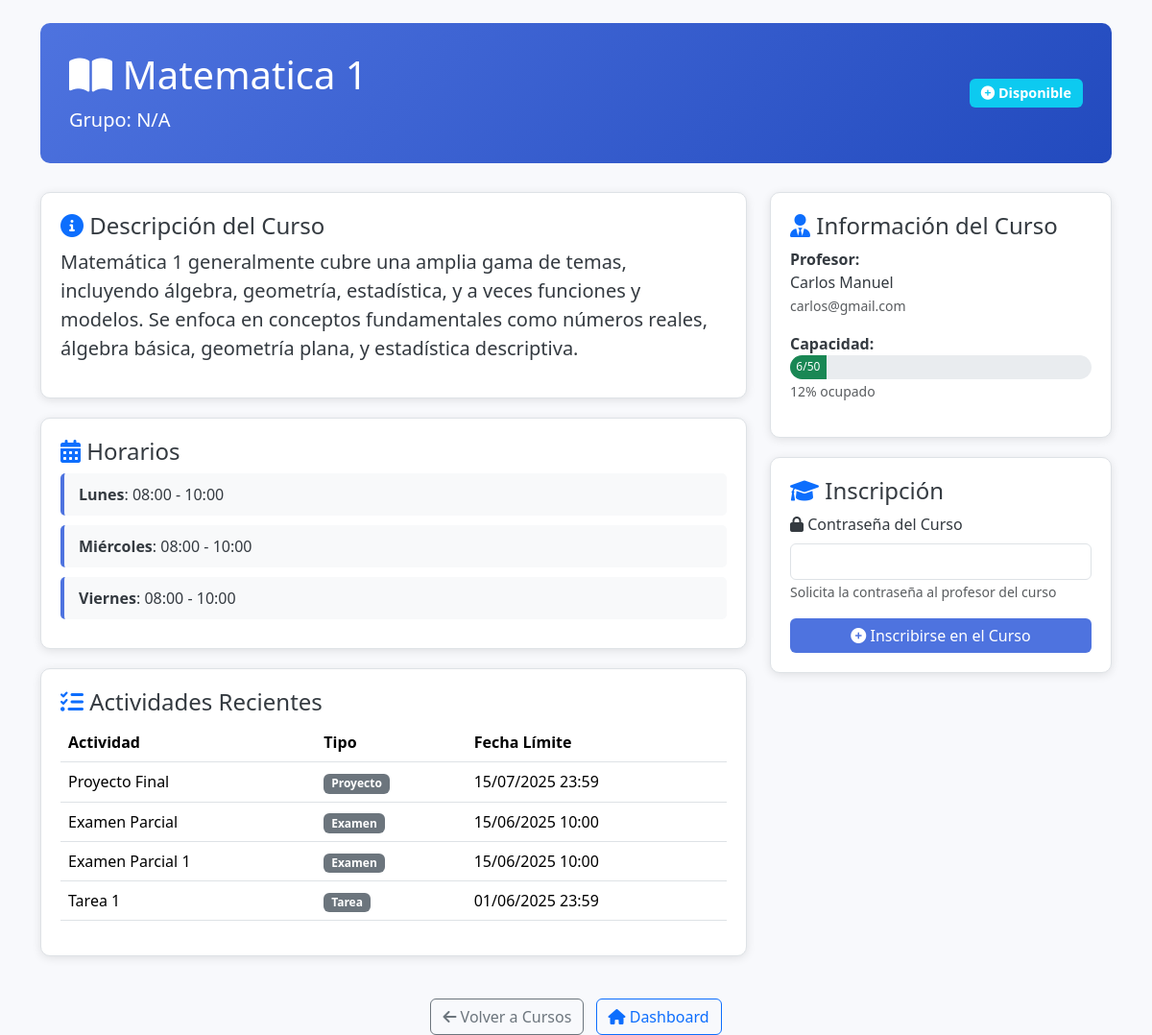
/stint/cursos/ver_curso.php?id=1 (signed in), run on the app's committed database.
### tables this page shows
CREATE TABLE `cursos` (
  `id_curso` int(11) NOT NULL AUTO_INCREMENT,
  `nombre_curso` varchar(100) NOT NULL,
  `descripcion` text DEFAULT NULL,
  `id_docente` int(11) NOT NULL,
  `contrasena` varchar(255) NOT NULL,
  `capacidad` int(11) NOT NULL DEFAULT 50,
  `grupo` enum('A','B') DEFAULT NULL,
  PRIMARY KEY (`id_curso`),
  KEY `id_docente` (`id_docente`),
  CONSTRAINT `cursos_ibfk_1` FOREIGN KEY (`id_docente`) REFERENCES `usuarios` (`id_usuario`) ON DELETE CASCADE
);

CREATE TABLE `horarios` (
  `id_horario` int(11) NOT NULL AUTO_INCREMENT,
  `id_curso` int(11) NOT NULL,
  `dia_semana` enum('Lunes','Martes','Miércoles','Jueves','Viernes','Sábado','Domingo') NOT NULL,
  `hora_inicio` time NOT NULL,
  `hora_fin` time NOT NULL,
  PRIMARY KEY (`id_horario`),
  KEY `id_curso` (`id_curso`),
  CONSTRAINT `horarios_ibfk_1` FOREIGN KEY (`id_curso`) REFERENCES `cursos` (`id_curso`) ON DELETE CASCADE
);

CREATE TABLE `actividades` (
  `id_actividad` int(11) NOT NULL AUTO_INCREMENT,
  `id_curso` int(11) NOT NULL,
  `nombre` varchar(100) NOT NULL,
  `descripcion` text DEFAULT NULL,
  `fecha_limite` datetime NOT NULL,
  `tipo` enum('Tarea','Examen','Proyecto') NOT NULL,
  PRIMARY KEY (`id_actividad`),
  KEY `id_curso` (`id_curso`),
  CONSTRAINT `actividades_ibfk_1` FOREIGN KEY (`id_curso`) REFERENCES `cursos` (`id_curso`) ON DELETE CASCADE
);

CREATE TABLE `usuarios` (
  `id_usuario` int(11) NOT NULL AUTO_INCREMENT,
  `nombre` varchar(100) NOT NULL,
  `correo` varchar(100) NOT NULL,
  `contrasena` varchar(255) NOT NULL,
  `rol` enum('docente','estudiante','admin') NOT NULL,
  `fecha_registro` timestamp NOT NULL DEFAULT current_timestamp(),
  `primer_login` tinyint(1) DEFAULT 0,
  `mfa_codigo` varchar(10) DEFAULT NULL,
  `token_recuperacion` varchar(100) DEFAULT NULL,
  `token_expira` datetime DEFAULT NULL,
  PRIMARY KEY (`id_usuario`),
  UNIQUE KEY `correo` (`correo`)
);

### stint/cursos/ver_curso.php (the view, shortened to what this page needs)
<?php
include '../../includes/conexion.php';
$id_estudiante = $_SESSION['id_usuario'];
$id_curso = isset($_GET['id']) ? intval($_GET['id']) : 0;
try {
    $sql_curso = "SELECT c.id_curso, c.nombre_curso, c.descripcion, c.capacidad, c.grupo,
                         u.nombre AS profesor_nombre, u.correo AS profesor_correo,
                         COUNT(ec.id_estudiante) AS estudiantes_inscritos,
                         CASE WHEN ec_user.id_estudiante IS NOT NULL THEN 1 ELSE 0 END AS ya_inscrito
                  FROM cursos c
                  LEFT JOIN usuarios u ON c.id_docente = u.id_usuario
                  LEFT JOIN estudiantes_cursos ec ON c.id_curso = ec.id_curso
                  LEFT JOIN estudiantes_cursos ec_user ON c.id_curso = ec_user.id_curso AND ec_user.id_estudiante = :id_estudiante
                  WHERE c.id_curso = :id_curso
                  GROUP BY c.id_curso, c.nombre_curso, c.descripcion, c.capacidad, c.grupo, u.nombre, u.correo, ec_user.id_estudiante";
    $stmt_curso = $pdo->prepare($sql_curso);
    $stmt_curso->bindParam(':id_estudiante', $id_estudiante, PDO::PARAM_INT);
    $stmt_curso->bindParam(':id_curso', $id_curso, PDO::PARAM_INT);
    $stmt_curso->execute();
    $curso = $stmt_curso->fetch();
    $sql_horarios = "SELECT dia_semana, hora_inicio, hora_fin FROM horarios WHERE id_curso = :id_curso ORDER BY
                     CASE dia_semana
                         WHEN 'Lunes' THEN 1
                         WHEN 'Martes' THEN 2
                         WHEN 'Miércoles' THEN 3
                         WHEN 'Jueves' THEN 4
                         WHEN 'Viernes' THEN 5
                         WHEN 'Sábado' THEN 6
                         WHEN 'Domingo' THEN 7
                     END";
    $stmt_horarios = $pdo->prepare($sql_horarios);
    $stmt_horarios->bindParam(':id_curso', $id_curso, PDO::PARAM_INT);
    $stmt_horarios->execute();
    $horarios = $stmt_horarios->fetchAll();
    $sql_actividades = "SELECT nombre, tipo, fecha_limite FROM actividades
                        WHERE id_curso = :id_curso
                        ORDER BY fecha_limite DESC LIMIT 5";
    $stmt_actividades = $pdo->prepare($sql_actividades);
    $stmt_actividades->bindParam(':id_curso', $id_curso, PDO::PARAM_INT);
    $stmt_actividades->execute();
    $actividades = $stmt_actividades->fetchAll();
} catch (PDOException $e) {
    die("Error en la consulta: " . $e->getMessage());
}
?>
<!DOCTYPE html>
<html lang="es">
<head>
    <link href="https://cdn.jsdelivr.net/npm/bootstrap@5.3.6/dist/css/bootstrap.min.css" rel="stylesheet">
    <link href="https://cdnjs.cloudflare.com/ajax/libs/font-awesome/6.0.0/css/all.min.css" rel="stylesheet">
</head>
<body>
<div class="container mt-4">
    <div class="header">
        <div class="d-flex justify-content-between align-items-center">
            <div>
                <h1><i class="fas fa-book-open"></i> <?= htmlspecialchars($curso['nombre_curso']) ?></h1>
                <p class="mb-0 fs-5">Grupo: <?= htmlspecialchars($curso['grupo'] ?? 'N/A') ?></p>
            </div>
            <div class="text-end">
                <?php if ($curso['ya_inscrito']): ?>
                    <span class="badge bg-success badge-status">
                        <i class="fas fa-check-circle"></i> Inscrito
                    </span>
                <?php elseif ($curso['estudiantes_inscritos'] >= $curso['capacidad']): ?>
                    <span class="badge bg-danger badge-status">
                        <i class="fas fa-times-circle"></i> Curso Lleno
                    </span>
                <?php else: ?>
                    <span class="badge bg-info badge-status">
                        <i class="fas fa-plus-circle"></i> Disponible
                    </span>
                <?php endif; ?>
            </div>
        </div>
    </div>
    <div class="row">
        <div class="col-lg-8">
            <div class="info-card">
                <h4><i class="fas fa-info-circle text-primary"></i> Descripción del Curso</h4>
                <p class="lead"><?= htmlspecialchars($curso['descripcion'] ?? 'Sin descripción disponible.') ?></p>
            </div>
            <?php if (!empty($horarios)): ?>
            <div class="info-card">
                <h4><i class="fas fa-calendar-alt text-primary"></i> Horarios</h4>
                <?php foreach ($horarios as $horario): ?>
                    <div class="schedule-item">
                        <strong><?= htmlspecialchars($horario['dia_semana']) ?></strong>:
                        <?= date('H:i', strtotime($horario['hora_inicio'])) ?> -
                        <?= date('H:i', strtotime($horario['hora_fin'])) ?>
                    </div>
                <?php endforeach; ?>
            </div>
            <?php endif; ?>
            <?php if (!empty($actividades)): ?>
            <div class="info-card">
                <h4><i class="fas fa-tasks text-primary"></i> Actividades Recientes</h4>
                <div class="table-responsive">
                    <table class="table table-hover">
                        <thead>
                            <tr>
                                <th>Actividad</th>
                                <th>Tipo</th>
                                <th>Fecha Límite</th>
                            </tr>
                        </thead>
                        <tbody>
                            <?php foreach ($actividades as $actividad): ?>
                            <tr>
                                <td><?= htmlspecialchars($actividad['nombre']) ?></td>
                                <td>
                                    <span class="badge bg-secondary">
                                        <?= htmlspecialchars($actividad['tipo']) ?>
                                    </span>
                                </td>
                                <td><?= date('d/m/Y H:i', strtotime($actividad['fecha_limite'])) ?></td>
                            </tr>
                            <?php endforeach; ?>
                        </tbody>
                    </table>
                </div>
            </div>
            <?php endif; ?>
        </div>
        <div class="col-lg-4">
            <div class="info-card">
                <h4><i class="fas fa-user-tie text-primary"></i> Información del Curso</h4>
                <div class="mb-3">
                    <strong>Profesor:</strong><br>
                    <?= htmlspecialchars($curso['profesor_nombre'] ?? 'No asignado') ?>
                    <?php if ($curso['profesor_correo']): ?>
                        <br><small class="text-muted"><?= htmlspecialchars($curso['profesor_correo']) ?></small>
                    <?php endif; ?>
                </div>
                <div class="mb-3">
                    <strong>Capacidad:</strong><br>
                    <div class="progress progress-custom">
                        <?php
                        $porcentaje = ($curso['estudiantes_inscritos'] / $curso['capacidad']) * 100;
                        $color_progress = $porcentaje >= 100 ? 'bg-danger' : ($porcentaje >= 80 ? 'bg-warning' : 'bg-success');
                        ?>
                        <div class="progress-bar <?= $color_progress ?>" style="width: <?= $porcentaje ?>%">
                            <?= $curso['estudiantes_inscritos'] ?>/<?= $curso['capacidad'] ?>
                        </div>
                    </div>
                    <small class="text-muted"><?= round($porcentaje, 1) ?>% ocupado</small>
                </div>
            </div>
            <div class="info-card">
                <h4><i class="fas fa-graduation-cap text-primary"></i> Inscripción</h4>
                <?php if ($curso['ya_inscrito']): ?>
                    <div class="alert alert-success">
                        <i class="fas fa-check-circle"></i> Ya estás inscrito en este curso
                    </div>
                    <form method="POST" onsubmit="return confirm('¿Estás seguro de que quieres desinscribirte de este curso?')">
                        <input type="hidden" name="accion" value="desinscribir">
                        <button type="submit" class="btn btn-outline-danger w-100">
                            <i class="fas fa-sign-out-alt"></i> Desinscribirse
                        </button>
                    </form>
                <?php elseif ($curso['estudiantes_inscritos'] >= $curso['capacidad']): ?>
                    <div class="alert alert-warning">
                        <i class="fas fa-exclamation-triangle"></i> Este curso ha alcanzado su capacidad máxima
                    </div>
                <?php else: ?>
                    <form method="POST">
                        <div class="mb-3">
                            <label for="contrasena" class="form-label">
                                <i class="fas fa-lock"></i> Contraseña del Curso
                            </label>
                            <input type="password" class="form-control" id="contrasena" name="contrasena" required>
                            <small class="form-text text-muted">Solicita la contraseña al profesor del curso</small>
                        </div>
                        <button type="submit" class="btn btn-primary w-100">
                            <i class="fas fa-plus-circle"></i> Inscribirse en el Curso
                        </button>
                    </form>
                <?php endif; ?>
            </div>
        </div>
    </div>
    <div class="mt-4 text-center">
        <a href="cursos_disponibles.php" class="btn btn-outline-secondary me-2">
            <i class="fas fa-arrow-left"></i> Volver a Cursos
        </a>
        <a href="dashboard_alumnos.php" class="btn btn-outline-primary">
            <i class="fas fa-home"></i> Dashboard
        </a>
    </div>
</div>
</body>
</html>

### stint/cursos/ver_curso.php (style rules this page uses)
body { background-color: #f8f9fc; color: #343a40; }
.header { background: linear-gradient(135deg, #4e73df 0%, #224abe 100%); color: white; padding: 30px; border-radius: 10px; margin-bottom: 30px; }
.info-card { background-color: #ffffff; border: 1px solid #dee2e6; border-radius: 10px; padding: 20px; margin-bottom: 20px; box-shadow: 0 2px 10px rgba(0,0,0,0.1); }
.btn-primary { background-color:#4e73df; border: none; }
.badge-status { font-size: 0.9em; padding: 8px 12px; }
.progress-custom { height: 25px; background-color: #e9ecef; border-radius: 15px; }
.schedule-item { background-color: #f8f9fa; border-left: 4px solid #4e73df; padding: 10px 15px; margin-bottom: 10px; border-radius: 5px; }

### data on the page
cursos: nombre_curso "Matematica 1", grupo "N/A", descripcion "Matemática 1 generalmente cubre una amplia gama de temas, incluyendo álgebra, geometría, estadística, y a veces funciones y modelos. Se enfoca en conceptos fundamentales como números reales, álgebra básica, geometría plana, y estadística descriptiva.", id_docente.nombre "Carlos Manuel", id_docente.correo "carlos@gmail.com", capacidad "50"
horarios: dia_semana "Lunes", hora_inicio "08:00", hora_fin "10:00"
horarios: dia_semana "Miércoles", hora_inicio "08:00", hora_fin "10:00"
horarios: dia_semana "Viernes", hora_inicio "08:00", hora_fin "10:00"
actividades: nombre "Proyecto Final", tipo "Proyecto", fecha_limite "15/07/2025 23:59"
actividades: nombre "Examen Parcial", tipo "Examen", fecha_limite "15/06/2025 10:00"
actividades: nombre "Examen Parcial 1", tipo "Examen", fecha_limite "15/06/2025 10:00"
actividades: nombre "Tarea 1", tipo "Tarea", fecha_limite "01/06/2025 23:59"

### other printed values
$curso['estudiantes_inscritos'] "6"
$porcentaje "12"
